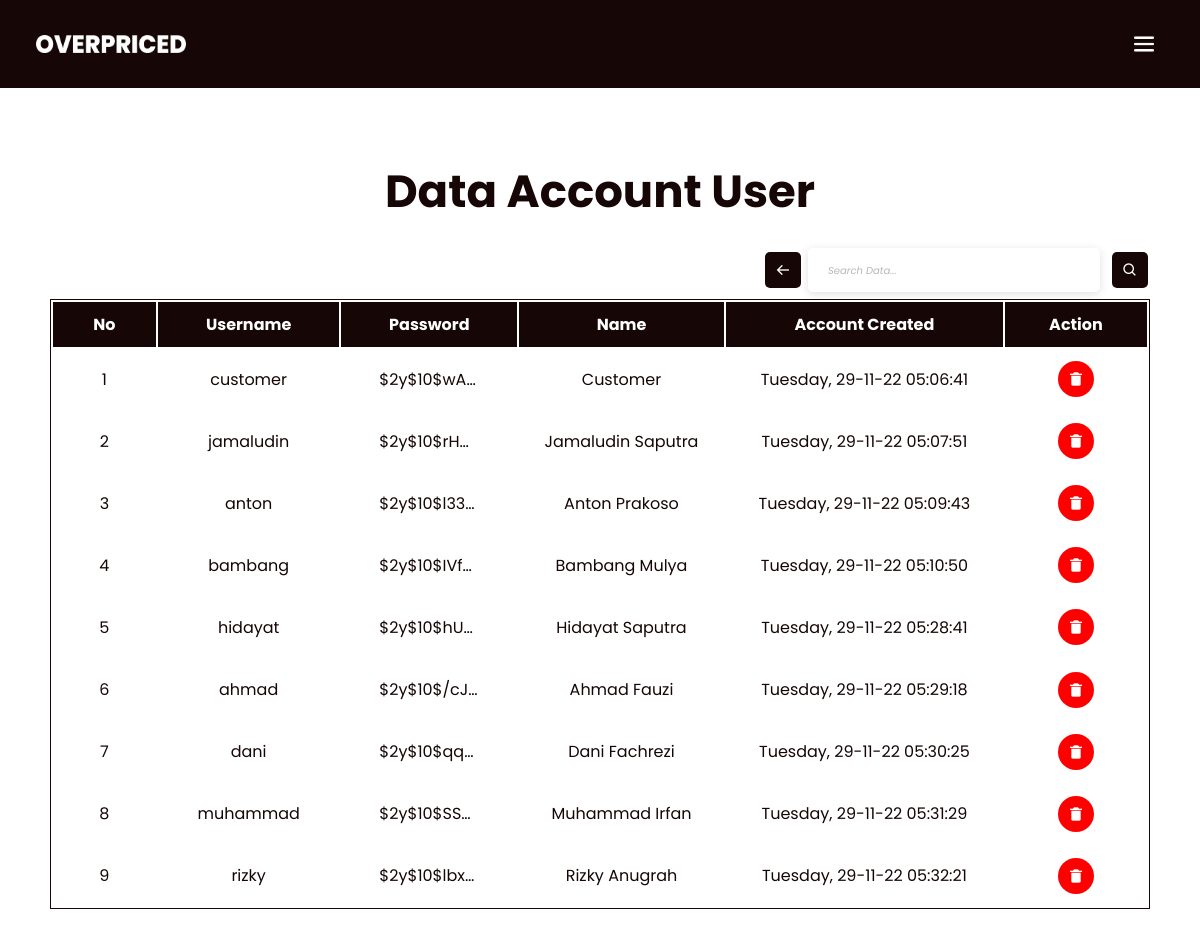
The page /OverpricedCoffe/admin-akun-user.php (signed in) on the database its author committed.
### tables this page shows
CREATE TABLE `tb_user` (
  `id_user` int(11) NOT NULL,
  `username` varchar(255) NOT NULL,
  `password` varchar(255) NOT NULL,
  `name_user` varchar(255) NOT NULL,
  `account_created` varchar(50) NOT NULL,
  `address_user` varchar(255) NOT NULL,
  `email_user` varchar(100) NOT NULL,
  `phone_number_user` varchar(15) NOT NULL,
  `role` varchar(10) NOT NULL
);

### OverpricedCoffe/admin-akun-user.php (the view, shortened to what this page needs)
<?php
    require('koneksi.php');
    if(isset($_POST['cari'])){
        $keyword =  $_POST['keyword'];
        $result = mysqli_query($conn, "SELECT * FROM tb_user WHERE (role != 'admin') AND (username LIKE '%$keyword%' OR name_user LIKE '%$keyword%')");
    }else{
        $result = mysqli_query($conn, "SELECT * FROM tb_user WHERE role != 'admin'");
    }
    $user = [];
    while($row = mysqli_fetch_assoc($result)){
        $user[] = $row;
    }
?>
<!DOCTYPE html>
<html lang="en">
<head>
    <link rel='stylesheet' href='css/style.css'>
    <link href='https://unpkg.com/boxicons@2.1.4/css/boxicons.min.css' rel='stylesheet'>
</head>
<body>
    <section class=''>
        <nav class="user-nav-index">
            <img src='image/logo.png'>
            <img src="image/bar.png" id="user-icon-bar" onclick="showMenu()">
        </nav>
    </section>
    <section class="user-content">
        <div class="user-table-container">
            <h1 class="user-title">Data Account User</h1>
            <div class="input-search">
                <a></a><br>
                <form action="" method='POST'>
                    <table>
                        <tr>
                            <td><a href="admin-akun-user.php"><i class='bx bx-arrow-back' ></i></a></td>
                            <td><input class="search-form-element" type="text" name="keyword" placeholder="Search Data..." required></td>
                            <td><button type='submit' name='cari'><i class='bx bx-search' ></i></button></td>
                        </tr>
                    </table>
                </form>
            </div>
            <table class="user-table">
                <tr>
                    <th class="user-title-table">No</th>
                    <th class="user-title-table">Username</th>
                    <th class="user-title-table">Password</th>
                    <th class="user-title-table">Name</th>
                    <th class="user-title-table">Account Created</th>
                    <th class="user-title-table">Action</th>
                </tr>
                <?php $i = 1; foreach ($user as $tb_user): ?>
                <tr>
                    <td class="user-sub-title-table"><?php echo $i; ?></td>
                    <td class="user-sub-title-table"><?php echo $tb_user['username']; ?></td>
                    <td class="user-sub-title-table-password"><div class="container-password"><p><?php echo $tb_user['password']; ?></p></div></td>
                    <td class="user-sub-title-table"><?php echo $tb_user['name_user']; ?></td>
                    <td class="user-sub-title-table"><?php echo $tb_user['account_created']; ?></td>
                    <td class="user-sub-title-table">
                        <a href="admin-delete-akun.php?id_user=<?php echo $tb_user["id_user"]; ?>" onclick="return confirm('Yakin ingin Menghapus akun ini?')" role='button'><i class='bx bxs-trash-alt'></i></a>
                    </td>
                </tr>
                <?php $i++; endforeach; ?>
            </table>
        </div>
    </section>
</body>
</html>

### OverpricedCoffe/css/style.css (style rules this page uses)
* { margin: 0; padding: 0; font-family: 'Poppins', sans-serif; box-sizing: border-box; }
html { scroll-behavior: smooth; }
body { background-color: var(--background--color); }
:root { --background--color: #fff; --secondary-color: #160606; }
::placeholder { color: #B7B7B7; font-size: 10px; font-style: italic }
.user-nav-index { background-color: #160606; display: flex; padding: 2% 3%; justify-content: space-between; align-items: center; }
.user-nav-index img { width: 150px; }
#user-icon-cancel, #user-icon-bar { display: none; width: 20px; }
#user-icon-bar { display: block; margin: 10px; cursor: pointer; }
.user-title { margin-top: 20px; margin-bottom: 20px; text-align: center; font-size: 45px; color: var(--secondary-color); }
.user-table-container { background-color: #FFF; padding: 50px; }
.user-table { width: 100%; margin: 0 auto; text-align: center; border: 1px solid #160606; background-color: #FFF; }
.user-title-table, .user-title-table-gambar, .user-title-table-none { padding: 10px 30px; background-color: #160606; color: #FFF; }
.user-sub-title-table, .user-sub-title-table-none { padding: 5px; background-color: var(--background--color); color: var(--secondary-color); text-align: justify; text-align-last: center; }
.user-sub-title-table-password { padding: 10%; background-color: var(--background--color); color: var(--secondary-color); display: flex; align-items: center; }
.user-sub-title-table-password .container-password { margin: 0 auto; }
.user-sub-title-table-password .container-password p { width: 100px; white-space: nowrap; overflow: hidden; text-overflow: ellipsis; }
.bxs-trash-alt { background-color: red; padding: 10px; size: 10px; color: #FFF; border-radius: 10em; }
.input-search { display: flex; justify-content: space-between; align-items: center; margin-bottom: 5px; }
.bx-arrow-back, .bx-search, .bxs-add-to-queue { background-color: #160606; padding: 10px; size: 10px; color: #FFF; border-radius: 5px; cursor: pointer; }
.search-form-element { width: 95%; background-color: #FFF; border: none; box-shadow: rgba(99, 99, 99, 0.2) 0px 2px 8px 0px; border-radius: 5px; padding: 12px 20px; margin: 0px 5px; }
button { background: none; color: inherit; border: none; padding: 0; font: inherit; cursor: pointer; outline: inherit; }

### rows shown on the page
tb_user: username "customer", password "$2y$10$wA…", name_user "Customer", account_created "Tuesday, 29-11-22 05:06:41"
tb_user: username "jamaludin", password "$2y$10$rH…", name_user "Jamaludin Saputra", account_created "Tuesday, 29-11-22 05:07:51"
tb_user: username "anton", password "$2y$10$l33…", name_user "Anton Prakoso", account_created "Tuesday, 29-11-22 05:09:43"
tb_user: username "bambang", password "$2y$10$IVf…", name_user "Bambang Mulya", account_created "Tuesday, 29-11-22 05:10:50"
tb_user: username "hidayat", password "$2y$10$hU…", name_user "Hidayat Saputra", account_created "Tuesday, 29-11-22 05:28:41"
tb_user: username "ahmad", password "$2y$10$/cJ…", name_user "Ahmad Fauzi", account_created "Tuesday, 29-11-22 05:29:18"
tb_user: username "dani", password "$2y$10$qq…", name_user "Dani Fachrezi", account_created "Tuesday, 29-11-22 05:30:25"
tb_user: username "muhammad", password "$2y$10$SS…", name_user "Muhammad Irfan", account_created "Tuesday, 29-11-22 05:31:29"
tb_user: username "rizky", password "$2y$10$lbx…", name_user "Rizky Anugrah", account_created "Tuesday, 29-11-22 05:32:21"
